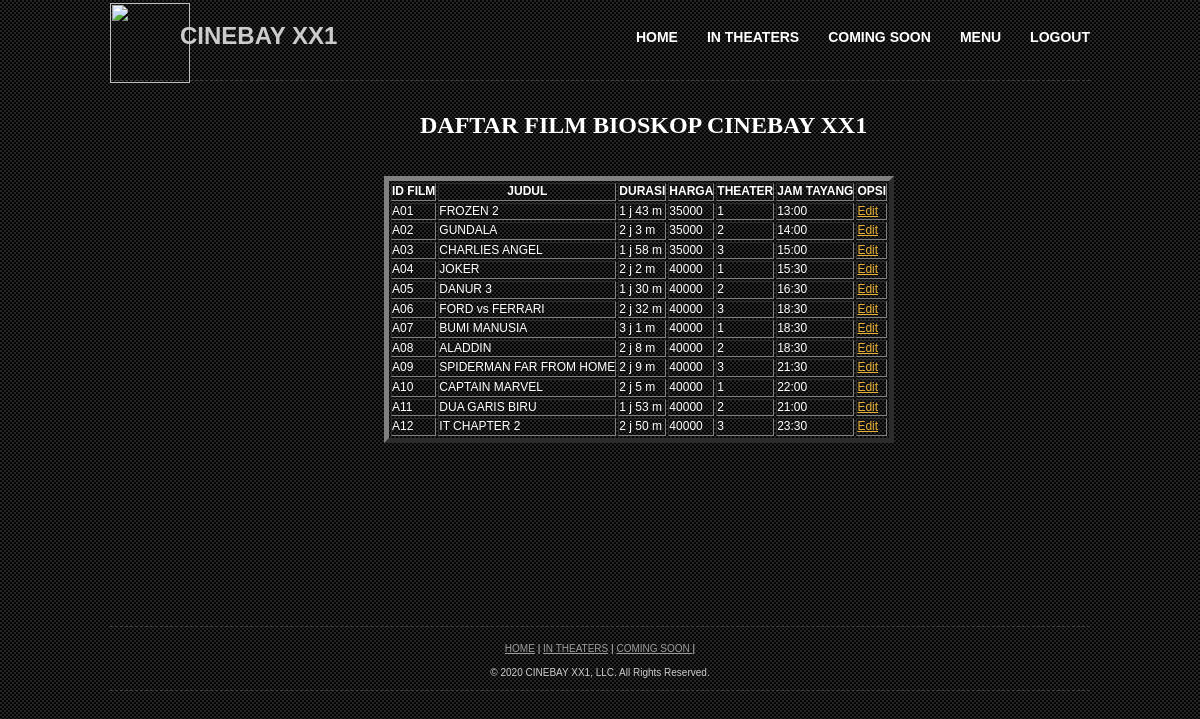
Page /bioskop/php/lihatfilm.php on the committed database.
### tables this page shows
CREATE TABLE `film` (
  `Id_film` varchar(5) NOT NULL,
  `Judul` varchar(50) NOT NULL,
  `Durasi` varchar(50) NOT NULL,
  `Harga` int(10) NOT NULL,
  `Theater` int(5) NOT NULL,
  `Jam_tayang` varchar(10) NOT NULL
);

### bioskop/php/lihatfilm.php (the view, shortened to what this page needs)
<!DOCTYPE html PUBLIC "-//W3C//DTD XHTML 1.0 Transitional//EN" "http://www.w3.org/TR/xhtml1/DTD/xhtml1-transitional.dtd">
<html lang="en-US" xmlns="http://www.w3.org/1999/xhtml" dir="ltr">
<head>
	<link rel="stylesheet" href="../css/style.css" type="text/css" media="all" />
</head>
<body>
<div id="shell">
	<div id="header">
		<img src="../images/cinema.png"width="80px"height="80px">
		<h1>CINEBAY XX1</h1>
		<div id="navigation">
			<ul>
			    <li><a class="active" href="../index2.html">HOME</a></li>
			    <li><a href="../in_theeaters2.html">IN THEATERS</a></li>
				<li><a href="../coming_soon2.html">COMING SOON</a></li>
				<li class="dropdown"><a href="#">MENU</a>
				</li>
				<li><a href="logout.php">LOGOUT</a></li>
			</ul>
		</div>
	</div>
	<div id="main">
		<div id="content">
			<div class="box">
				<div class="head"></div>
			</div>
            <h1 class="text-h2">DAFTAR FILM BIOSKOP CINEBAY XX1</h1>
            <table class="table" border="5">
                <tr>
                    <th>ID FILM</th>
                    <th>JUDUL</th>
                    <th>DURASI</th>
                    <th>HARGA</th>
                    <th>THEATER</th>
                    <th>JAM TAYANG</th>
                    <th>OPSI</th>
                </tr>
                <?php
                    $koneksi = mysqli_connect("localhost","root","","tugasakhir_pweb");
                    $data = mysqli_query($koneksi,"SELECT*from film");
                    while($row=mysqli_fetch_array($data))
                    {
                        ?>
                        <tr>
                            <td><?php echo $row["Id_film"];?></td>
                            <td><?php echo $row["Judul"];?></td>
                            <td><?php echo $row["Durasi"];?></td>
                            <td><?php echo $row["Harga"];?></td>
                            <td><?php echo $row["Theater"];?></td>
                            <td><?php echo $row["Jam_tayang"];?></td>
                            <?php
                            echo "<td><a href='edit.php?Id_film=$row[Id_film]'>Edit</a></td>";
                            ?>
                        </tr>
                        <?php
                    }
                ?>
            </table>
			<div class="enter4">
				<div class="head"></div>
			</div>
		</div>
	<div id="footer">
		<p>
			<a href="../index2.html">HOME</a> <span>|</span>
			<a href="../in_theeaters2.html">IN THEATERS</a> <span>|</span>
			<a href="../coming_soon2.html">COMING SOON </a> <span>|</span>
		</p>
		<p> &copy; 2020 CINEBAY XX1, LLC. All Rights Reserved.</a></p>
	</div>
</div>
</body>
</html>

### bioskop/css/style.css (style rules this page uses)
* { margin: 0; padding: 0; outline:0; }
body { font-size: 12px; line-height: 1.3; font-family: Arial, Helvetica, Sans-Serif; color: #ccc; background: url('../images/body-bg.gif'); }
a { color: #e7b038; text-decoration: underline; cursor:pointer; }
#shell { width:980px; margin:0 auto; }
#header { position:relative; }
img { position:absolute; top:3px; left:0; }
h1 { position: absolute;top:20px; left:70px; }
#navigation { float:right; clear:right; padding-top:28px; padding-bottom:47px; }
#navigation ul { list-style:none; }
#navigation ul li { float:left; display:inline; padding-left:29px; }
#navigation ul li a { font-size:14px; font-weight:bold; color:#fff; text-decoration:none; }
#main { border-bottom:1px dashed #413e3e; }
#content .text-h2 { color:#fff; position: absolute; left:35%; margin-top: 90px; padding-bottom: 20px; font-family: ubuntu; }
#content .table { position: absolute; top: 22%; left: 32%; color: white; }
.enter4 { width:980px; border-bottom:1px dashed #413e3e; padding-bottom:520px; }
.enter4 .head { width:980px; padding-top:14px; padding-bottom:11px; }
.box { width:980px; border-bottom:1px dashed #413e3e; padding-bottom:55px; }
.box .head { width:980px; padding-top:14px; padding-bottom:11px; }
#footer { padding:15px 0 0 0; }
#footer p { text-align:center; font-size:10px; padding-bottom:11px; }
#footer a { color:#9c9c9c; font-size:10px; }
li.dropdown { display: inline-block; }

### rows in the picture
film: Id_film "A01", Judul "FROZEN 2", Durasi "1 j 43 m", Harga "35000", Theater "1", Jam_tayang "13:00"
film: Id_film "A02", Judul "GUNDALA", Durasi "2 j 3 m", Harga "35000", Theater "2", Jam_tayang "14:00"
film: Id_film "A03", Judul "CHARLIES ANGEL", Durasi "1 j 58 m", Harga "35000", Theater "3", Jam_tayang "15:00"
film: Id_film "A04", Judul "JOKER", Durasi "2 j 2 m", Harga "40000", Theater "1", Jam_tayang "15:30"
film: Id_film "A05", Judul "DANUR 3", Durasi "1 j 30 m", Harga "40000", Theater "2", Jam_tayang "16:30"
film: Id_film "A06", Judul "FORD vs FERRARI", Durasi "2 j 32 m", Harga "40000", Theater "3", Jam_tayang "18:30"
film: Id_film "A07", Judul "BUMI MANUSIA", Durasi "3 j 1 m", Harga "40000", Theater "1", Jam_tayang "18:30"
film: Id_film "A08", Judul "ALADDIN", Durasi "2 j 8 m", Harga "40000", Theater "2", Jam_tayang "18:30"
film: Id_film "A09", Judul "SPIDERMAN FAR FROM HOME", Durasi "2 j 9 m", Harga "40000", Theater "3", Jam_tayang "21:30"
film: Id_film "A10", Judul "CAPTAIN MARVEL", Durasi "2 j 5 m", Harga "40000", Theater "1", Jam_tayang "22:00"
film: Id_film "A11", Judul "DUA GARIS BIRU", Durasi "1 j 53 m", Harga "40000", Theater "2", Jam_tayang "21:00"
film: Id_film "A12", Judul "IT CHAPTER 2", Durasi "2 j 50 m", Harga "40000", Theater "3", Jam_tayang "23:30"
